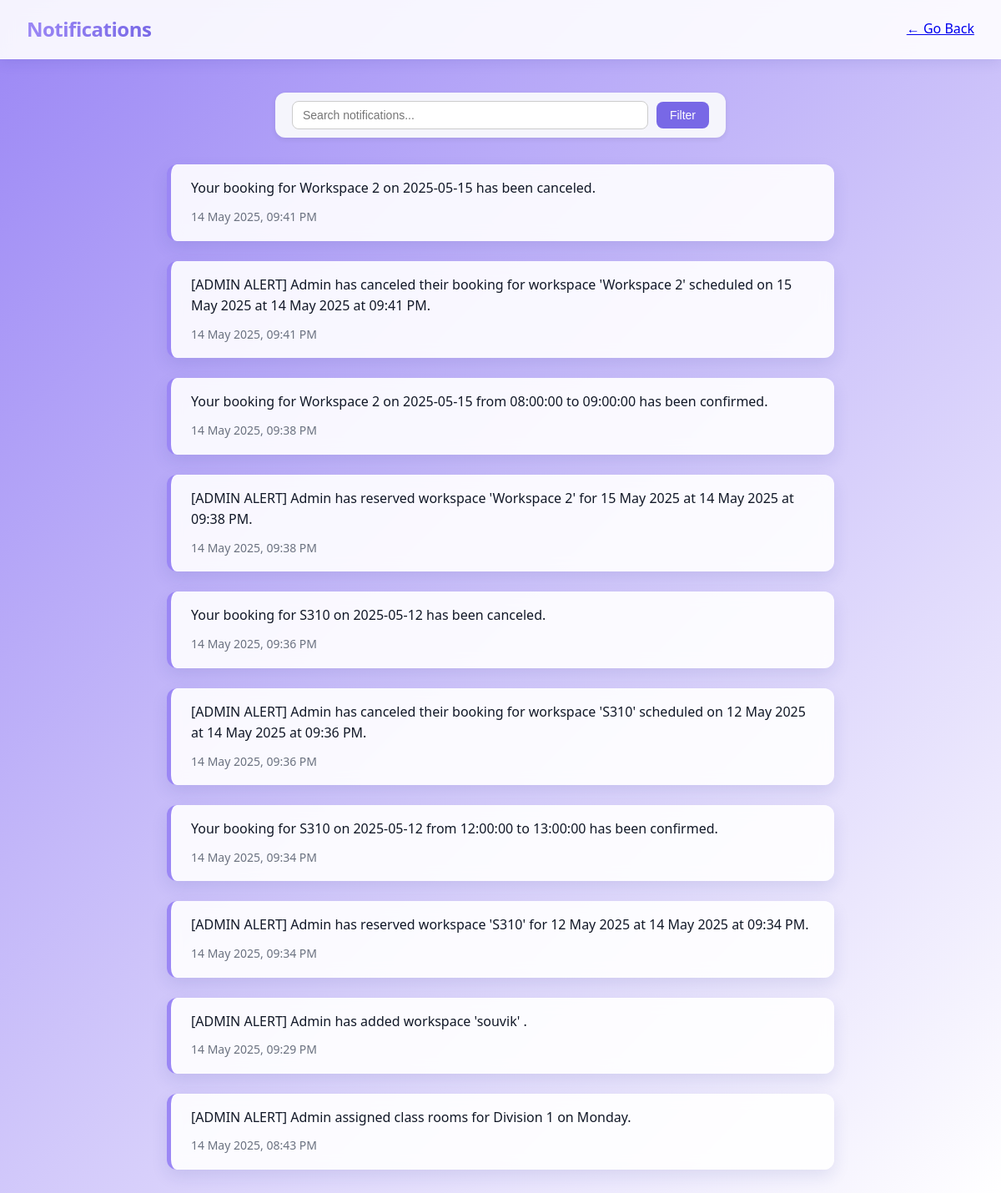
The app's page /notification (signed in) with its own data.
### website/models.py (models this page shows)
class Notification(db.Model):
  id = db.Column(db.Integer, primary_key=True)
  user_id = db.Column(db.Integer, db.ForeignKey('user.id'))
  message = db.Column(db.String(500))
  timestamp = db.Column(db.DateTime(timezone=True), default=func.now())

### website/views.py (the view)
@views.route('/notification')
@login_required
def notification():
    keyword = request.args.get('keyword', '').lower()
    notifications = Notification.query.filter_by(user_id=current_user.id).order_by(Notification.timestamp.desc()).all()
    ist = ZoneInfo("Asia/Kolkata")
    for notification in notifications:
        if notification.timestamp:
            if notification.timestamp.tzinfo is None:
                notification.timestamp = notification.timestamp.replace(tzinfo=ZoneInfo("UTC"))
            notification.timestamp = notification.timestamp.astimezone(ist)
    if keyword:
        notifications = [n for n in notifications if keyword in n.message.lower()]
    return render_template("notifications.html", user=current_user, notifications=notifications, keyword=keyword)

### website/__init__.py (called while the page is built)
def create_app():
    app = Flask(__name__)
    app.config['SECRET_KEY'] = 'love'
    app.config['SQLALCHEMY_DATABASE_URI'] = f'sqlite:///{DB_NAME}'
    db.init_app(app)
    from .views import views
    from .auth import auth
    app.register_blueprint(views, url_prefix='/')
    app.register_blueprint(auth, url_prefix='/')
    from .models import User, Workspace  # Import Workspace model
    with app.app_context():
        db.create_all()
        seed_workspaces()  # Seed default workspaces
    login_manager = LoginManager()
    login_manager.login_view = 'auth.login'
    login_manager.init_app(app)
    @login_manager.user_loader
    def load_user(id):
        return User.query.get(int(id))
    return app

### website/templates/notifications.html (shortened to what this page needs)
<!DOCTYPE html>
<html lang="en">
<head>
    <link rel="stylesheet" href="{{ url_for('static', filename='styles/notifications.css') }}">
</head>
<body>
    <header class="header">
        <h1>Notifications</h1>
        <div class="back">
            <a href="/" class="details-link">← Go Back</a>
        </div>
    </header>
    <form method="get" class="filter-form">
        <input type="text" name="keyword" placeholder="Search notifications..." value="{{ keyword }}">
        <button type="submit">Filter</button>
    </form>
    <main class="notifications">
        {% if notifications %}
            {% for notification in notifications %}
            <div class="notification-item">
                <p>{{ notification.message }}</p>
                <span>{{ notification.timestamp.strftime('%d %b %Y, %I:%M %p') }}</span>
            </div>
            {% endfor %}
        {% else %}
            <p>No notifications found.</p>
        {% endif %}
    </main>
</body>
</html>

### website/static/styles/notifications.css (style rules this page uses)
body { background: linear-gradient(135deg, #9b87f5 0%, #ffffff 100%); font-family: 'Segoe UI', Tahoma, Geneva, Verdana, sans-serif; color: #333; margin: 0; padding: 0; line-height: 1.6; min-height: 100vh; overflow-x: hidden; }
.header { background: rgba(255, 255, 255, 0.9); backdrop-filter: blur(8px); border-bottom: 1px solid rgba(255, 255, 255, 0.3); box-shadow: 0 4px 15px rgba(31, 38, 135, 0.1); padding: 1rem 2rem; display: flex; justify-content: space-between; align-items: center; position: sticky; top: 0; z-index: 10; }
.header h1 { font-size: 1.5rem; font-weight: 600; background: linear-gradient(to right, #9b87f5, #7868e6); -webkit-background-clip: text; background-clip: text; -webkit-text-fill-color: transparent; letter-spacing: -0.5px; margin: 0; }
.notifications { max-width: 800px; margin: 2rem auto; padding: 0 1.5rem; }
.notification-item { background: rgba(255, 255, 255, 0.9); border-left: 5px solid #9b87f5; border-radius: 12px; padding: 1rem 1.5rem; margin-bottom: 1.5rem; box-shadow: 0 8px 20px rgba(31, 38, 135, 0.1); backdrop-filter: blur(8px); transition: all 0.3s ease; }
.notification-item p { font-size: 1rem; color: #111827; margin: 0 0 0.5rem 0; font-weight: 500; }
.notification-item span { font-size: 0.875rem; color: #6b7280; }
.filter-form { display: flex; justify-content: center; align-items: center; gap: 10px; margin: 40px auto 20px auto; padding: 10px 20px; background: #f5f5fc; border-radius: 12px; box-shadow: 0 2px 6px rgba(0, 0, 0, 0.08); max-width: 500px; flex-wrap: wrap; }
.filter-form input[type="text"] { flex: 1 1 200px; padding: 8px 12px; border: 1px solid #ccc; border-radius: 8px; font-size: 14px; transition: border-color 0.3s ease; }
.filter-form button { padding: 8px 16px; background-color: #7868e6; color: #fff; border: none; border-radius: 8px; font-size: 14px; cursor: pointer; transition: background-color 0.3s ease; }

### records on screen
Notification: message "Your booking for Workspace 2 on 2025-05-15 has been canceled.", timestamp "14 May 2025, 09:41 PM"
Notification: message "[ADMIN ALERT] Admin has canceled their booking for workspace 'Workspace 2' scheduled on 15 May 2025 at 14 May 2025 at 09:41 PM.", timestamp "14 May 2025, 09:41 PM"
Notification: message "Your booking for Workspace 2 on 2025-05-15 from 08:00:00 to 09:00:00 has been confirmed.", timestamp "14 May 2025, 09:38 PM"
Notification: message "[ADMIN ALERT] Admin has reserved workspace 'Workspace 2' for 15 May 2025 at 14 May 2025 at 09:38 PM.", timestamp "14 May 2025, 09:38 PM"
Notification: message "Your booking for S310 on 2025-05-12 has been canceled.", timestamp "14 May 2025, 09:36 PM"
Notification: message "[ADMIN ALERT] Admin has canceled their booking for workspace 'S310' scheduled on 12 May 2025 at 14 May 2025 at 09:36 PM.", timestamp "14 May 2025, 09:36 PM"
Notification: message "Your booking for S310 on 2025-05-12 from 12:00:00 to 13:00:00 has been confirmed.", timestamp "14 May 2025, 09:34 PM"
Notification: message "[ADMIN ALERT] Admin has reserved workspace 'S310' for 12 May 2025 at 14 May 2025 at 09:34 PM.", timestamp "14 May 2025, 09:34 PM"
Notification: message "[ADMIN ALERT] Admin has added workspace 'souvik' .", timestamp "14 May 2025, 09:29 PM"
Notification: message "[ADMIN ALERT] Admin assigned class rooms for Division 1 on Monday.", timestamp "14 May 2025, 08:43 PM"
